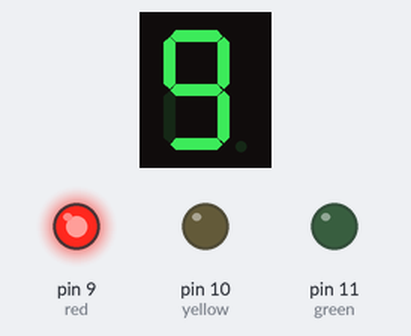
The sketch below on a simulated Arduino Uno, built with avr-gcc and run on an emulated ATmega328P. On the bench: 1-digit seven-segment display, output pins drawn as LEDs (lit = HIGH).

Above: at 0.1 s.
At 4.1 s:
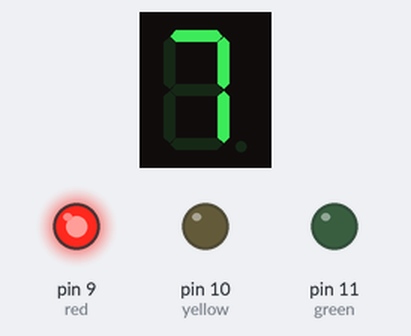
At 10.2 s:
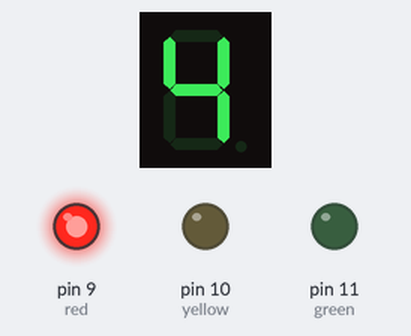
At 20.3 s:
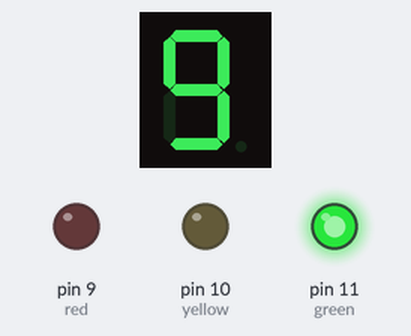
At 28.3 s:
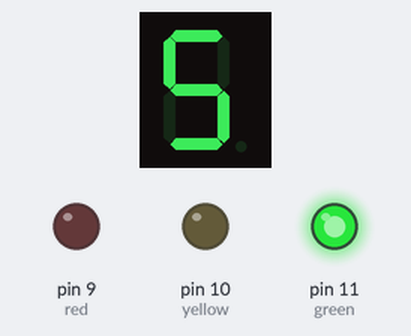
At 38.4 s:
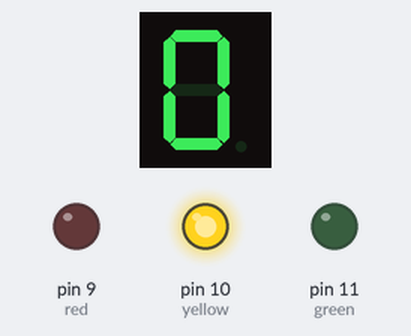
Timing chart, 0 to 39.9 s (numbered marks = the images above):
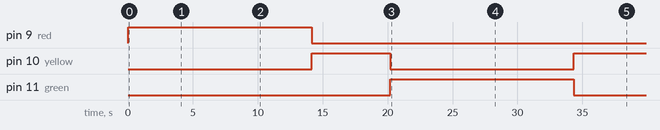

Measured:
- by itself, pin 9 (red): HIGH → LOW at 14.1 s
- by itself, pin 10 (yellow): LOW → HIGH at 14.1 s, → LOW 6.1 s later, → HIGH 14.1 s later
- by itself, pin 11 (green): LOW → HIGH at 20.2 s, → LOW 14.1 s later
- what the display in image 1 shows lasts 2.1 s, from 4.0 s to 6.1 s

The sketch:

arduino_traffic_controltraffic_signal_basic.ino
```cpp
#include "SevSeg.h"

SevSeg S;

byte CommonPins[] = {};
byte SegPins[] = {2,3,4,5,6,7,8};

int red = 9;
int yellow = 10;
int green = 11;

void setup()
{
  S.begin(COMMON_CATHODE, 1, CommonPins, SegPins, 1);

  pinMode(red, OUTPUT);
  pinMode(yellow, OUTPUT);
  pinMode(green, OUTPUT);

  digitalWrite(red, HIGH);
}

void loop()
{
  for(int i=9; i>=0; i--)
  {
    disPlay(i);
    delay(2000);

    if(i<=3)
    {
      digitalWrite(yellow, HIGH);
      digitalWrite(red, LOW);
    }
  }

  digitalWrite(green, HIGH);
  digitalWrite(yellow, LOW);

  for(int i=9; i>=0; i--)
  {
    disPlay(i);
    delay(2000);

    if(i<=3)
    {
      digitalWrite(yellow, HIGH);
      digitalWrite(green, LOW);
    }
  }

  digitalWrite(red, HIGH);
  digitalWrite(yellow, LOW);
  digitalWrite(green, LOW);
}

void disPlay(int num)
{
  S.setNumber(num);
  S.refreshDisplay();
  delay(20);
}
```
